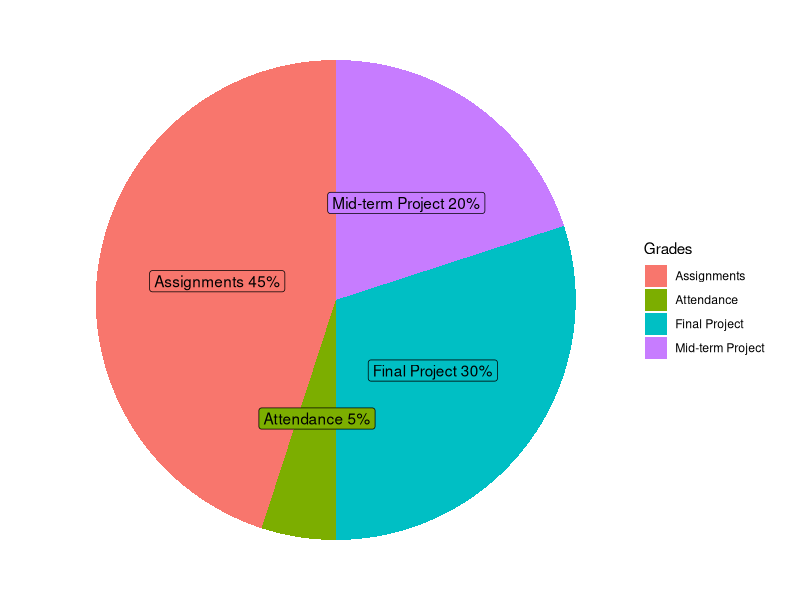
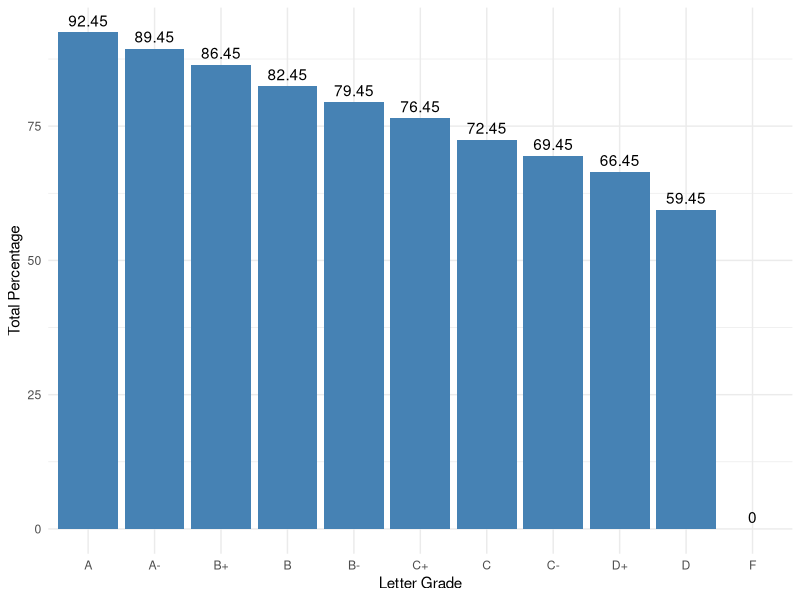

Write the R code that produced these figures, in order.
## ---- chunk 1
knitr::opts_chunk$set(echo = FALSE, warning = FALSE, message = FALSE)
## ---- chunk 2
# install.packages("ggplot2")
library(ggplot2)
library(dplyr)
# Variables

Percentage = c(.3,.2, .45, .05)
Grades = c('Final Project','Mid-term Project','Assignments','Attendance')

label2 = paste0(Grades, " ", Percentage*100, "%")
df = data.frame(Grades = Grades, Percentage = Percentage, labels = label2)

ggplot(df, aes(x = "", y = Percentage, fill = Grades)) +
  geom_col() +
  geom_label(aes(label = labels),
             position = position_stack(vjust = 0.5),
             show.legend = FALSE) +
  labs(x='')+
  coord_polar(theta = "y")+
  theme_void()
## ---- chunk 3
library(ggplot2)
library(forcats)

# Basic barplot

Grades           = c("A","A-","B+","B","B-","C+","C","C-","D+","D", "F")
Total_Percentage = c(92.45, 89.45, 86.45, 82.45 ,79.45, 76.45, 72.45, 69.45, 66.45, 59.45, 0)
df = data.frame(Grades = Grades, Total_Percentage = Total_Percentage)


p<-ggplot(data=df, aes(x= fct_rev(fct_reorder(Grades, Total_Percentage)), y=Total_Percentage)) +
  geom_col(fill="steelblue")+
  labs(y = 'Total Percentage', x ='Letter Grade')+
  geom_text(aes(label = Total_Percentage), vjust = -0.5)+
  theme_minimal()
p
